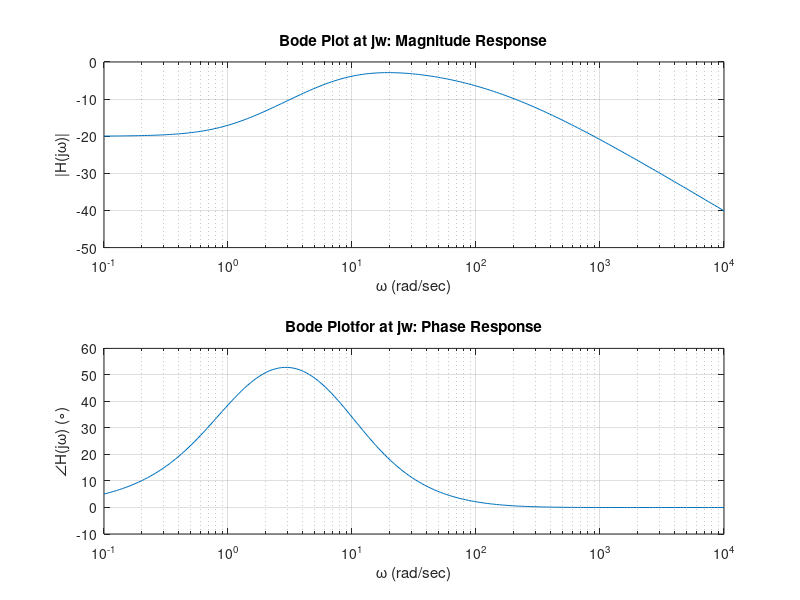
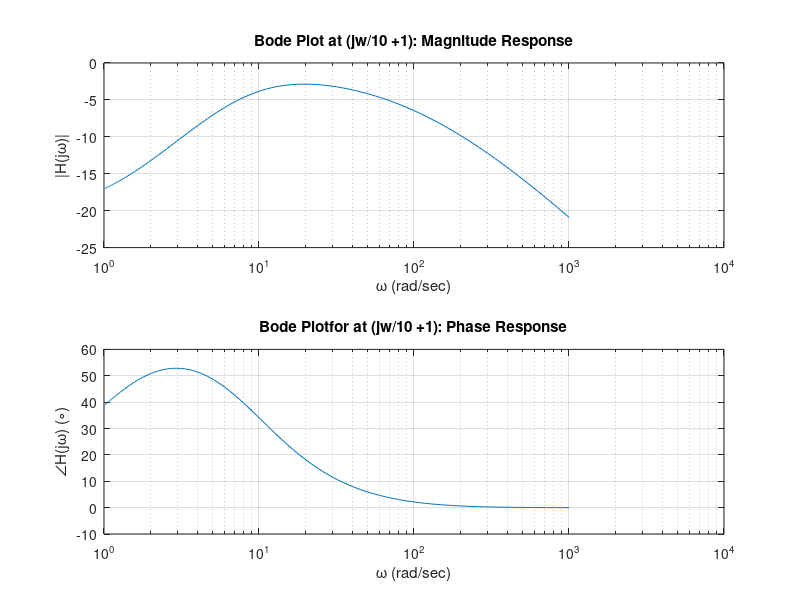
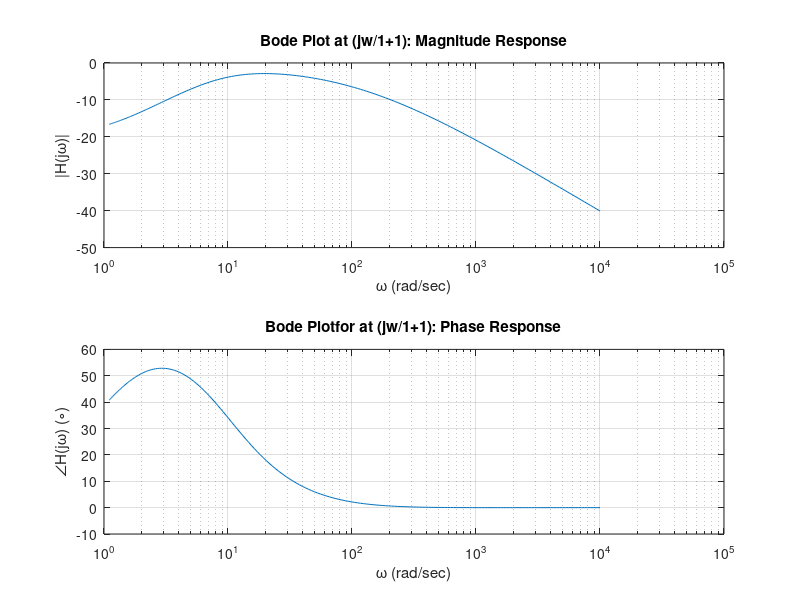
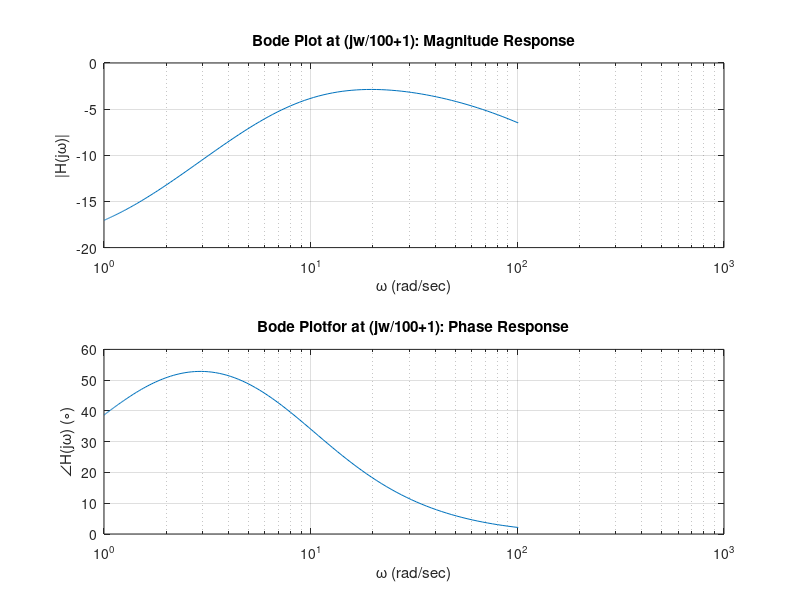

Recreate these plots in MATLAB, in order.
clc
clear all
close all
w = logspace(-1,4,200);
H1=(j*w+ 1)./(j*w.^2 + 110*j.*w + 1000) * 100 ;
figure(1)
subplot(2,1,1);
semilogx(w,20*log10(abs(H1)));
xlabel('\omega (rad/sec)')
ylabel('|H(j\omega)|')
title('Bode Plot at jw: Magnitude Response');
grid on 
subplot(2,1,2);
semilogx(w,unwrap(angle(H1))*180/pi);
xlabel('\omega (rad/sec)'); 
ylabel('\angleH(j\omega) (\circ)'); 
title('Bode Plotfor at jw: Phase Response');
grid on

% part02
w2=(w/10 +1)
H2=(j*w2+ 1)./(j*w2.^2 + 110*j.*w2 + 1000) * 100;
figure(2)
subplot(2,1,1);
semilogx(w2,20*log10(abs(H2)));
xlabel('\omega (rad/sec)')
ylabel('|H(j\omega)|')
title('Bode Plot at (jw/10 +1): Magnitude Response');
grid on 
subplot(2,1,2);
semilogx(w2,unwrap(angle(H2))*180/pi);
xlabel('\omega (rad/sec)'); 
ylabel('\angleH(j\omega) (\circ)'); 
title('Bode Plotfor at (jw/10 +1): Phase Response');
grid on

% part03
w3=(w/1+1);
H3=(j*w3+ 1)./(j*w3.^2 + 110*j.*w3 + 1000) * 100
figure(3)
subplot(2,1,1);
semilogx(w3,20*log10(abs(H3)));
xlabel('\omega (rad/sec)')
ylabel('|H(j\omega)|')
title('Bode Plot at (jw/1+1): Magnitude Response');
grid on 
subplot(2,1,2);
semilogx(w3,unwrap(angle(H3))*180/pi);
xlabel('\omega (rad/sec)'); 
ylabel('\angleH(j\omega) (\circ)'); 
title('Bode Plotfor at (jw/1+1): Phase Response');
grid on


% part04
w4=(w/100+1);
H4=(j*w4+ 1)./(j*w4.^2 + 110*j.*w4 + 1000) * 100
figure(4)
subplot(2,1,1);
semilogx(w4,20*log10(abs(H4)));
xlabel('\omega (rad/sec)')
ylabel('|H(j\omega)|')
title('Bode Plot at (jw/100+1): Magnitude Response');
grid on 
subplot(2,1,2);
semilogx(w4,unwrap(angle(H4))*180/pi);
xlabel('\omega (rad/sec)'); 
ylabel('\angleH(j\omega) (\circ)'); 
title('Bode Plotfor at (jw/100+1): Phase Response');
grid on
% overall responce
H=H1+H2+H3+H4;
figure(5)
subplot(2,1,1);
semilogx(w,20*log10(abs(H)));
xlabel('\omega (rad/sec)')
ylabel('|H(j\omega)|')
title('Bode Plot Overall: Magnitude Response');
grid on 
subplot(2,1,2);
semilogx(w,unwrap(angle(H))*180/pi);
xlabel('\omega (rad/sec)'); 
ylabel('\angleH(j\omega) (\circ)'); 
title('Bode Plotfor Overall: Phase Response');
grid on
